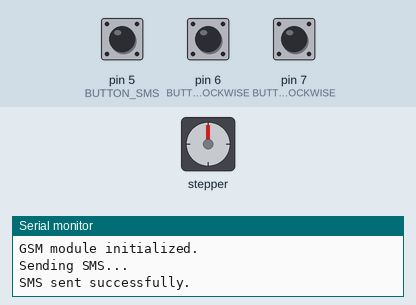
This sketch was run on a simulated Arduino Uno, built with avr-gcc and run on an emulated ATmega328P. On the bench: stepper motor, the last lines printed to the serial monitor. Wiring (inferred from the names in the program): stepper motor driver (200 steps per turn assumed): step pin 2; direction pin 3; enable pin 4. The test bench sets the inputs (shaded band); at power-on: pin 6 (BUTTON_CLOCKWISE) HIGH, pin 5 (BUTTON_SMS) HIGH, pin 7 (BUTTON_ANTICLOCKWISE) HIGH. The modem accepts every AT command (registered, SIM ready, sends succeed) and sends nothing else.

Above: at 9.9 s.
10.0 s: pin 6 (BUTTON_CLOCKWISE) pulled LOW for 0.15 s
At 10.6 s:
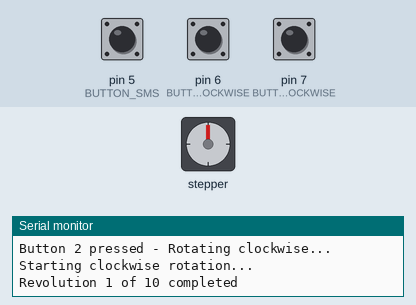
13.1 s: pin 5 (BUTTON_SMS) pulled LOW for 1 s
15.6 s: pin 7 (BUTTON_ANTICLOCKWISE) pulled LOW for 3.2 s
21.8 s: pin 6 (BUTTON_CLOCKWISE) driven LOW and pin 7 (BUTTON_ANTICLOCKWISE) driven LOW
At 23.9 s:
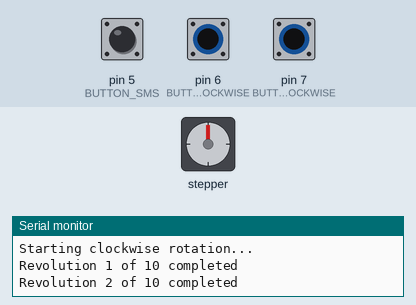
Timing chart, 0 to 28.4 s (numbered marks = the images above; inputs shaded):
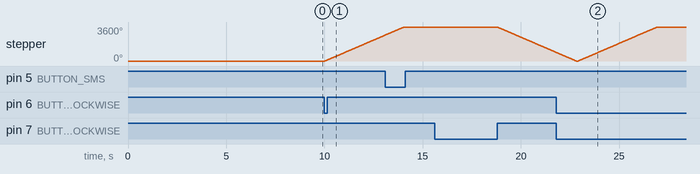

The sketch:

powermonitoring_1.ino
```cpp
// Power Line Monitoring System - Button Control Version
// This code controls a stepper motor with buttons and sends SMS
// notifications via a GSM module.

// Define pins for the A4988 Stepper Driver
#define STEP_PIN 2   // Connect to STEP pin on A4988
#define DIR_PIN 3    // Connect to DIR pin on A4988
#define ENABLE_PIN 4 // Connect to ENABLE pin on A4988

// Define pins for buttons
#define BUTTON_SMS 5     // Button 1 - Send power break SMS
#define BUTTON_CLOCKWISE 6  // Button 2 - Rotate motor clockwise
#define BUTTON_ANTICLOCKWISE 7 // Button 3 - Rotate motor anti-clockwise

// Define pins for the GSM module (SoftwareSerial)
#include <SoftwareSerial.h>
SoftwareSerial gsmSerial(8, 9); // RX, TX pins for GSM module

// Define the phone number to send SMS notifications
String phoneNumber = "YOUR_PHONE_NUMBER"; // Replace with your phone number

// Define motor parameters
const int stepsPerRevolution = 200; // 1.8 degree stepper motors
const int motorSpeed = 1000; // Microseconds delay (adjust for speed)
const int motorRotations = 10; // Number of full rotations

// Button debounce variables
unsigned long lastDebounceTime1 = 0;
unsigned long lastDebounceTime2 = 0;
unsigned long lastDebounceTime3 = 0;
const unsigned long debounceDelay = 50; // Debounce time in milliseconds

// Button state variables
int lastButtonState1 = HIGH;
int lastButtonState2 = HIGH;
int lastButtonState3 = HIGH;

void setup() {
  // Set up pin modes for motor driver
  pinMode(STEP_PIN, OUTPUT);
  pinMode(DIR_PIN, OUTPUT);
  pinMode(ENABLE_PIN, OUTPUT);

  // Set up pin modes for buttons with internal pull-up resistors
  pinMode(BUTTON_SMS, INPUT_PULLUP);
  pinMode(BUTTON_CLOCKWISE, INPUT_PULLUP);
  pinMode(BUTTON_ANTICLOCKWISE, INPUT_PULLUP);

  // Enable the stepper motor driver
  digitalWrite(ENABLE_PIN, LOW); // LOW enables the A4988

  // Start serial communication for debugging
  Serial.begin(9600);

  // Start serial communication with the GSM module
  gsmSerial.begin(9600);
  delay(2000); // Wait for the GSM module to initialize

  Serial.println("Button-Controlled Power Monitoring System Initialized");
  Serial.println("Button 1 (Pin 5): Send Power Break SMS");
  Serial.println("Button 2 (Pin 6): Rotate Clockwise");
  Serial.println("Button 3 (Pin 7): Rotate Anti-Clockwise");

  // Initialize GSM module
  initializeGSM();

  // Send startup notification
  sendSms("Power monitoring system is online and ready.");
}

void loop() {
  // Read button states
  int buttonState1 = digitalRead(BUTTON_SMS);
  int buttonState2 = digitalRead(BUTTON_CLOCKWISE);
  int buttonState3 = digitalRead(BUTTON_ANTICLOCKWISE);

  // Check Button 1 - Send Power Break SMS
  if (buttonState1 == LOW && lastButtonState1 == HIGH) {
    if ((millis() - lastDebounceTime1) > debounceDelay) {
      Serial.println("Button 1 pressed - Sending power break SMS...");
      sendSms("ALERT: Power system is breaked! Immediate attention required.");
      lastDebounceTime1 = millis();
    }
  }
  lastButtonState1 = buttonState1;

  // Check Button 2 - Rotate Clockwise
  if (buttonState2 == LOW && lastButtonState2 == HIGH) {
    if ((millis() - lastDebounceTime2) > debounceDelay) {
      Serial.println("Button 2 pressed - Rotating clockwise...");
      rotateClockwise(motorRotations);
      lastDebounceTime2 = millis();
    }
  }
  lastButtonState2 = buttonState2;

  // Check Button 3 - Rotate Anti-Clockwise
  if (buttonState3 == LOW && lastButtonState3 == HIGH) {
    if ((millis() - lastDebounceTime3) > debounceDelay) {
      Serial.println("Button 3 pressed - Rotating anti-clockwise...");
      rotateAntiClockwise(motorRotations);
      lastDebounceTime3 = millis();
    }
  }
  lastButtonState3 = buttonState3;

  // Small delay to prevent excessive CPU usage
  delay(10);
}

// Function to initialize GSM module
void initializeGSM() {
  Serial.println("Initializing GSM module...");
  gsmSerial.println("AT"); // Check if GSM module is responding
  delay(1000);
  gsmSerial.println("AT+CMGF=1"); // Set SMS text mode
  delay(1000);
  Serial.println("GSM module initialized.");
}

// Function to rotate the stepper motor clockwise
void rotateClockwise(int revolutions) {
  digitalWrite(DIR_PIN, HIGH); // Set direction to clockwise

  Serial.println("Starting clockwise rotation...");
  for (int j = 0; j < revolutions; j++) {
    for (int i = 0; i < stepsPerRevolution; i++) {
      digitalWrite(STEP_PIN, HIGH);
      delayMicroseconds(motorSpeed);
      digitalWrite(STEP_PIN, LOW);
      delayMicroseconds(motorSpeed);
    }
    Serial.print("Revolution ");
    Serial.print(j + 1);
    Serial.print(" of ");
    Serial.print(revolutions);
    Serial.println(" completed");
  }
  Serial.println("Clockwise rotation completed - 10 full turns done!");
}

// Function to rotate the stepper motor anti-clockwise
void rotateAntiClockwise(int revolutions) {
  digitalWrite(DIR_PIN, LOW); // Set direction to anti-clockwise

  Serial.println("Starting anti-clockwise rotation...");
  for (int j = 0; j < revolutions; j++) {
    for (int i = 0; i < stepsPerRevolution; i++) {
      digitalWrite(STEP_PIN, HIGH);
      delayMicroseconds(motorSpeed);
      digitalWrite(STEP_PIN, LOW);
      delayMicroseconds(motorSpeed);
    }
    Serial.print("Revolution ");
    Serial.print(j + 1);
    Serial.print(" of ");
    Serial.print(revolutions);
    Serial.println(" completed");
  }
  Serial.println("Anti-clockwise rotation completed - 10 full turns done!");
}

// Function to send an SMS using the GSM module
void sendSms(String message) {
  Serial.println("Sending SMS...");

  gsmSerial.println("AT+CMGS=\"" + phoneNumber + "\"");
  delay(1000);

  gsmSerial.print(message + " Time: ");
  gsmSerial.print(millis() / 1000); // Add timestamp
  gsmSerial.println(" seconds");
  delay(500);

  gsmSerial.println((char)26);   // Send CTRL+Z to terminate
  delay(3000);

  Serial.println("SMS sent successfully.");
}
```

Measured:
- after the input at 10.0 s, stepper: keeps turning clockwise at about 896°/s, starting at once
- after the input at 15.6 s, stepper: keeps turning counter-clockwise at about 896°/s, starting after 3.2 s
